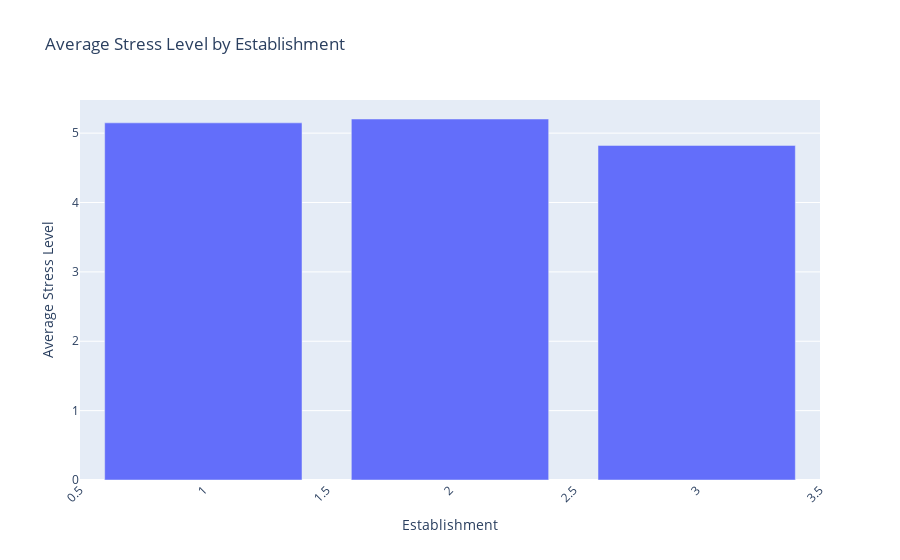

Source (notebook cell):
### Markdown cell above
##### establishment do not impact stress level

### Code cell
stress_by_establishment = df.groupby('academic_grade')['Stress_Level_Rating'].mean().reset_index()

# Sorting establishments by mean stress level (optional)
stress_by_establishment = stress_by_establishment.sort_values('Stress_Level_Rating', ascending=False)

# Creating an interactive bar plot with Plotly
fig = px.bar(stress_by_establishment, x='academic_grade', y='Stress_Level_Rating',
             labels={'Establishment': 'Establishment', 'Stress_Level_Rating': 'Average Stress Level'},
             title='Average Stress Level by Establishment')

# Update layout for better readability
fig.update_layout(xaxis_tickangle=-45, xaxis_title='Establishment', yaxis_title='Average Stress Level')

fig.show()

### Figure 1 — Plotly figure (JSON) as saved in the notebook; plotly's stock layout.template omitted (floating-point values rounded to 4 significant figures)
{"data": [{"alignmentgroup": "True", "hovertemplate": "academic_grade=%{x}<br>Average Stress Level=%{y}<extra></extra>", "legendgroup": "", "marker": {"color": "#636efa", "pattern": {"shape": ""}}, "name": "", "offsetgroup": "", "orientation": "v", "showlegend": false, "textposition": "auto", "type": "bar", "x": [2, 1, 3], "xaxis": "x", "y": [5.204, 5.148, 4.823], "yaxis": "y"}], "layout": {"barmode": "relative", "legend": {"tracegroupgap": 0}, "title": {"text": "Average Stress Level by Establishment"}, "xaxis": {"anchor": "y", "domain": [0, 1], "tickangle": -45, "title": {"text": "Establishment"}}, "yaxis": {"anchor": "x", "domain": [0, 1], "title": {"text": "Average Stress Level"}}}}
